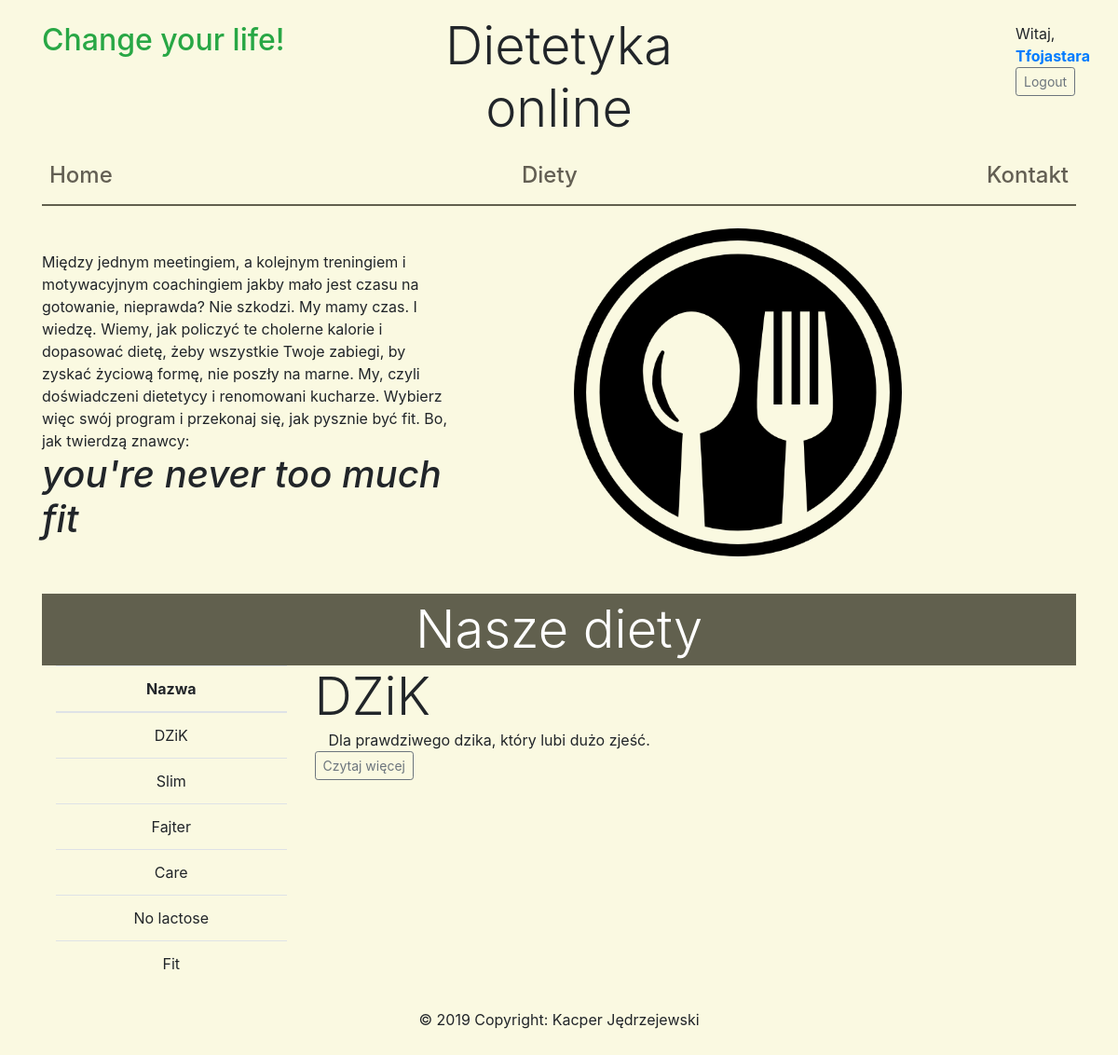
The page /index.php (signed in) on the database its author committed.
### tables this page shows
CREATE TABLE IF NOT EXISTS `diety` (
  `id_diety` INT NOT NULL AUTO_INCREMENT,
  `nazwa` VARCHAR(45) NOT NULL,
  `cena` INT NOT NULL,
  `opis` VARCHAR(512) NOT NULL,
  `kalorycznosc` INT NOT NULL,
  PRIMARY KEY (`id_diety`));

### index.php (the view, shortened to what this page needs)
<?php include 'header.php'; ?>
<div class = "row">
  <div class = "col-5 pt-5 pb-5">
    Między jednym meetingiem, a kolejnym treningiem i motywacyjnym coachingiem
    jakby mało jest czasu na gotowanie, nieprawda? Nie szkodzi. My mamy czas. I wiedzę.
    Wiemy, jak policzyć te cholerne kalorie i dopasować dietę, żeby wszystkie Twoje zabiegi,
    by zyskać życiową formę, nie poszły na marne. My, czyli doświadczeni dietetycy i renomowani kucharze.
    Wybierz więc swój program i przekonaj się, jak pysznie być fit. Bo, jak twierdzą znawcy:<br>
    <span class = "font-italic font-weight-bold"><h1>you're never too much fit</h1></span>
  </div>
  <div class = "col-7 d-none d-sm-block">
    <img src = "img/45332.png"  class = "img-responsive  pl-5 py-4 ml-5" width="400">
  </div>
</div>
<div class = "container" id="diety">
  <div class = "row" id="dietyHeader">
    <div class = "col-12 text-center display-4"> Nasze diety</div>
  </div>
  <div class = "row">
    <div class = "col-3 text-center">
      <table class = "table table-hover">
        <thead>
          <tr>
            <th>Nazwa</th>
          </tr>
        </thead>
        <tbody>
          <?php
            include 'config.php';
            $connect = new PDO($servername, $username, $password, $options);
            $sql = sprintf("SELECT id_diety, nazwa, opis FROM diety");
            $statement = $connect->prepare($sql);
            $statement->execute();
            $result = $statement->fetchAll();
            $i = 0;
            foreach ($result as $row) {
              $nazwy[$i] = $row['nazwa'];
              $opisy[$i] = $row['opis'];
              echo "<tr>";
              echo "<td onclick='zmienOpis(".$i.")'>".$row['nazwa']."</td>";
              echo "</tr>";
              $i += 1;
            }
          ?>
        </tbody>
      </table>
    </div>
    <div class = "col-9" id = "opis">
      <?php
          for($j = 0; $j < $i; $j++){
            echo "<section id='tab-".$j."' class='align_justify tab d-none'><div class='row'><div class='col-12 display-4'>".$nazwy[$j]."</div></div><div class='col-10'>".$opisy[$j]."</div></section>";
            echo "<a id='btn-".$j."' href='dieta.php?id=".$j."' class='btn btn-sm btn-outline-secondary d-none'>Czytaj więcej</a>";
          }
      ?>
    </div>
  </div>
</div>
<?php include 'footer.php'; ?>

### rows shown on the page
diety: nazwa "DZiK"
diety: nazwa "Slim"
diety: nazwa "Fajter"
diety: nazwa "Care"
diety: nazwa "No lactose"
diety: nazwa "Fit"

### other values the page prints
$_SESSION['login'] "Tfojastara"
$nazwy[$j] "DZiK"
$opisy[$j] "Dla prawdziwego dzika, który lubi dużo zjeść."
